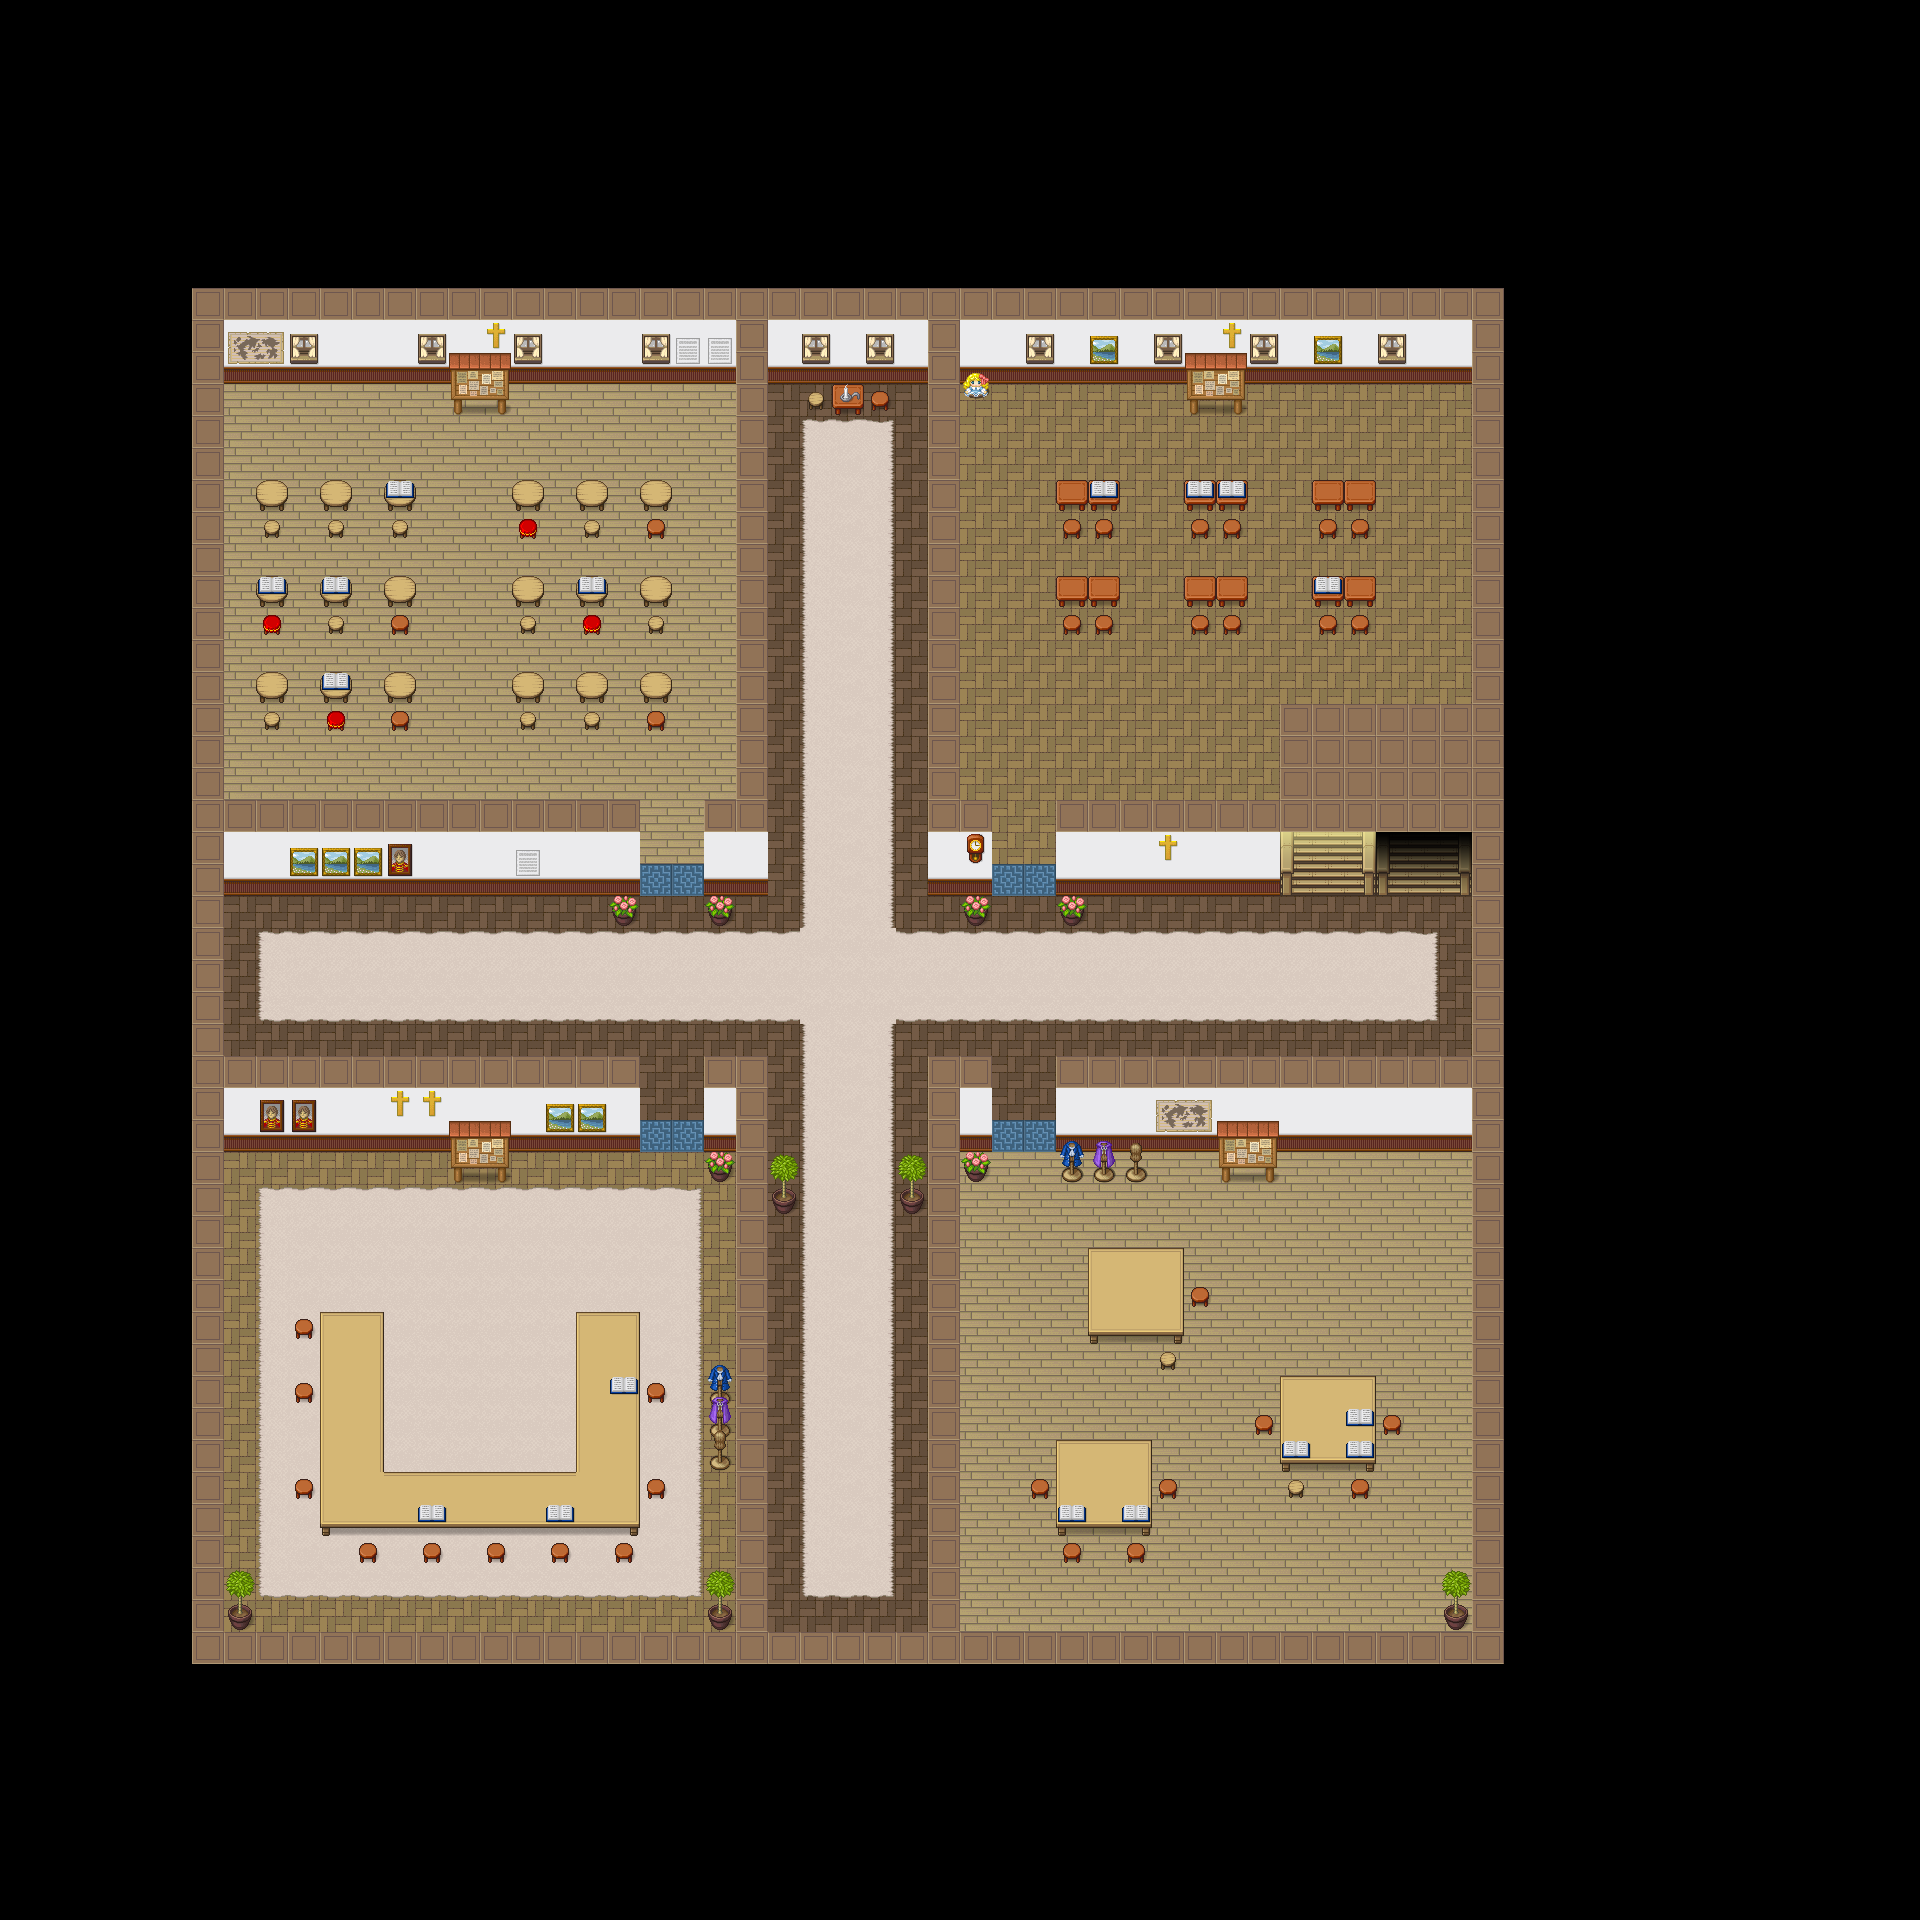

A 2D game scene composited from a Tiled map and its tileset images. What follows is a short description and the map's XML, with each tile layer's data collapsed to a summary:
An orthogonal 60x60 tile map with 32x32 px tiles, 7 tile layers (floor, carpet, wall, stairs/door, ...), 2 tilesets and 10 objects (2x classroom1, 2x classroom2, 2x classroom3, 2x classroom4, start, ...).

<map version="1.8" tiledversion="1.8.4" orientation="orthogonal" renderorder="right-down" width="60" height="60" tilewidth="32" tileheight="32" infinite="0" nextlayerid="9" nextobjectid="14">
 <tileset firstgid="1" source="rpg.tsx" />
 <tileset firstgid="1065" source="LightShadow.tsx" />
 <layer id="1" name="floor" width="60" height="60">
  <data>[3600 cells, 1351 non-empty, 3 distinct tile ids]</data>
 </layer>
 <layer id="5" name="carpet" width="60" height="60">
  <data>[3600 cells, 395 non-empty, 9 distinct tile ids]</data>
 </layer>
 <layer id="3" name="wall" width="60" height="60">
  <data>[3600 cells, 478 non-empty, 3 distinct tile ids]</data>
 </layer>
 <layer id="2" name="stairs/door" width="60" height="60">
  <data>[3600 cells, 50 non-empty, 10 distinct tile ids]</data>
 </layer>
 <layer id="4" name="decoration" width="60" height="60">
  <data>[3600 cells, 231 non-empty, 32 distinct tile ids]</data>
 </layer>
 <layer id="6" name="deko2" width="60" height="60">
  <data>[3600 cells, 79 non-empty, 25 distinct tile ids]</data>
 </layer>
 <layer id="8" name="shadow,light" width="60" height="60">
  <data>[3600 cells, 9 non-empty, 3 distinct tile ids]</data>
 </layer>
 <objectgroup id="7" name="Objekte">
  <object id="2" name="start" x="850" y="980">
   <point />
  </object>
  <object id="3" name="classroom1" x="1023" y="882">
   <point />
  </object>
  <object id="4" name="classroom2" x="1022" y="1140">
   <point />
  </object>
  <object id="5" name="classroom3" x="671" y="1131">
   <point />
  </object>
  <object id="6" name="classroom4" x="669" y="876">
   <point />
  </object>
  <object id="7" name="up" x="1424" y="909">
   <point />
  </object>
  <object id="8" name="classroom1" x="954.402" y="385.032" width="514.666" height="478.667">
   <properties>
    <property name="type" value="RoomMeeting" />
   </properties>
  </object>
  <object id="11" name="classroom4" x="220.827" y="386.561" width="512" height="477.333">
   <properties>
    <property name="type" value="RoomMeeting" />
   </properties>
  </object>
  <object id="12" name="classroom3" x="219.494" y="1154.56" width="517.333" height="477.333">
   <properties>
    <property name="type" value="RoomMeeting" />
   </properties>
  </object>
  <object id="13" name="classroom2" x="959.495" y="1153.23" width="516" height="480">
   <properties>
    <property name="type" value="RoomMeeting" />
   </properties>
  </object>
 </objectgroup>
</map>
